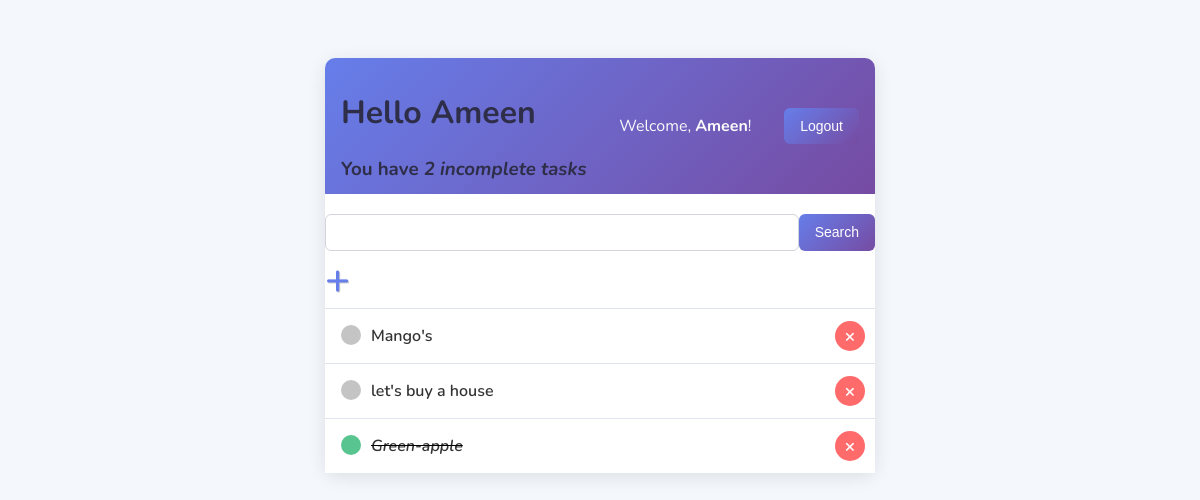
Page / (signed in) on the earlier database version.
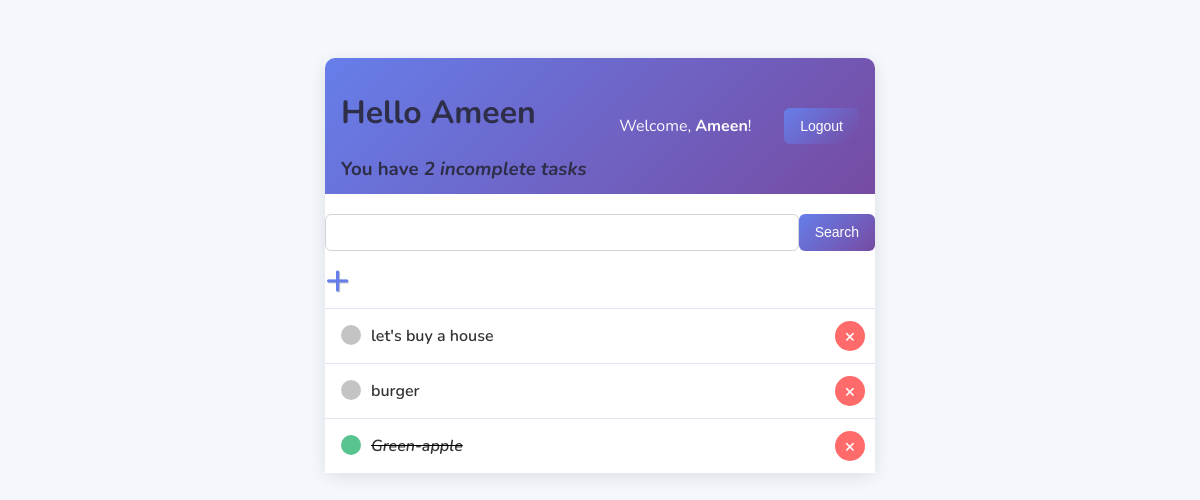
Same page on the later database version.
### base/models.py (models this page shows)
class Task(models.Model):
    user = models.ForeignKey(User, on_delete=models.CASCADE, null=True, blank=True)
    title = models.CharField(max_length=200)
    description = models.TextField(null=True, blank=True)
    complete = models.BooleanField(default=False)
    created = models.DateTimeField(auto_now_add=True)
    def __str__(self):
        return self.title
    class Meta:
        ordering = ['complete']

### base/views.py (the view)
# urls.py: path('',TaskList.as_view(), name = "tasks"),
class TaskList(LoginRequiredMixin,ListView):
    model = Task
    context_object_name = 'tasks'
    template_name = 'task_list.html'
    def get_context_data(self, **kwargs):
        context = super().get_context_data(**kwargs)
        context["tasks"] = context["tasks"].filter(user = self.request.user)
        context["count"] = context["tasks"].filter(complete = False).count()
        search_input = self.request.GET.get('search-area') or ''
        if search_input:
            context['tasks'] = context['tasks'].filter(title__istartswith = search_input)
        context['search_input'] = search_input
        return context

### base/templates/task_list.html (shortened to what this page needs)
{% extends "main.html" %}
{% block content %}
<div class="header-bar">
  <div>
    <h1>Hello {{request.user |title}}</h1>
    <h3 style="margin: 0;">
      You have <i>{{ count }} incomplete task{{ count|pluralize:"s" }}</i>
    </h3>
  </div>
  {% if request.user.is_authenticated %}
  <p style = "color: #FAFAFA;">Welcome, <strong>{{ request.user.username }}</strong>!</p>
  <form method="POST" action= "{% url 'logout' %}" >
    <button type="submit" class="button">Logout</button>
  </form>
  {% else %}
  <a href="{% url 'login'  %}">Login</a>
  {% endif %}
</div>
<div class="search-add-wrapper">
  <form action="" method="GET", style="margin-top: 20px; display: flex;">
  <input type="text" name="search-area" value="{{search_input}}">
  <input type="submit" value="Search" class = 'button'>
</form>
<a id = 'add-link' href="{% url 'task-create'  %}">+</a>
</div>
<div class="task-items-wrapper">
  {% for task in tasks %}
  <div class="task-wrapper">
    {% if task.complete %}
    <div class="task-title">
      <div class="task-complete-icon"></div>
      <i><s><a href="{% url 'task-update' task.id %}">{{task}}</a></s></i>
    </div>
    <a class='delete-link' href="{% url 'task-delete' task.id %}">&#215;</a>
    {% else %}
    <div class="task-title">
      <div class="task-incomplete-icon"></div>
      <a href="{% url 'task-update' task.id %}">{{task}}</a>
    </div>
    <a class='delete-link' href="{% url 'task-delete' task.id %}">&#215;</a>
    {% endif %}
  </div>
  {% empty %}
  <h3>No items in list</h3>
  {% endfor %}
</div>
{% endblock content %}

Differences in the rows shown:
removed Task: title "Mango's"
added Task: title "burger"
